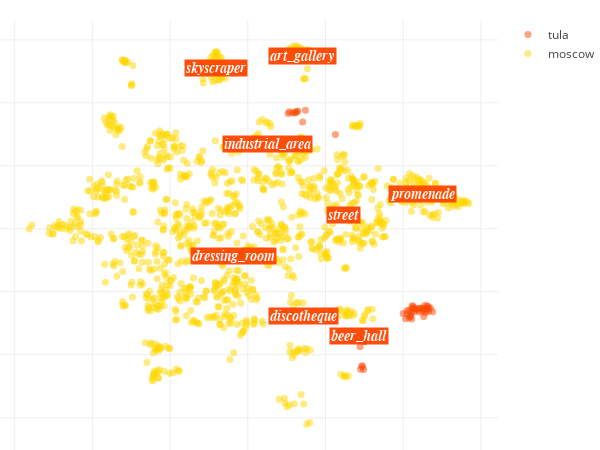

Notebook code cell kept with this figure:
### Code cell
locations_scatter(city_data, opposite_city_data)

### Figure 1 — Plotly figure (JSON) as saved in the notebook; plotly's stock layout.template omitted (floating-point values rounded to 4 significant figures; data arrays with more than 128 entries replaced by an {"elided": "..."} marker saying what was removed)
{"data": [{"hoverinfo": "text", "marker": {"color": "orangered", "opacity": 0.5, "size": 7}, "mode": "markers", "name": "tula", "text": ["ТурагентствоАэропорт<br>dressing_room, coffee_shop, bookstore", "Тульский Академическ...<br>television_studio, dressing_room, museum", "GRP Sweet Concept St...<br>coffee_shop, booth, dressing_room", "GRP Group<br>coffee_shop, dressing_room, beer_hall", "Старая Тульская апте...<br>beer_hall, dressing_room, art_gallery", "Томато Ресторан Пицц...<br>coffee_shop, dressing_room, beer_hall", "Кофе Культ на Красно...<br>coffee_shop, dressing_room, beer_hall", "Музей Тульского Прян...<br>bookstore, television_studio, library", "Паб 3 Сестры<br>beer_hall, bar, dressing_room", "Кофейня 38<br>coffee_shop, beer_hall, restaurant", "Кофейня Сова<br>coffee_shop, dressing_room, art_studio", "MR CUP на Советской<br>coffee_shop, dressing_room, restaurant", "Milk Jagger Coffee<br>coffee_shop, beer_hall, dressing_room", "Другое Дело ПАБ<br>beer_hall, coffee_shop, dressing_room", "Тульский Государстве...<br>television_studio, booth, promenade", "Шоколад<br>coffee_shop, beer_hall, dressing_room", "Кофейня Шоколад<br>coffee_shop, beer_hall, dressing_room", " ernovar Тула<br>beer_hall, coffee_shop, bar", "Saldens Taphouse<br>beer_hall, dressing_room, coffee_shop", "BARY на Красноармейс...<br>coffee_shop, dressing_room, promenade", "Музей Оружия Октябрь...<br>television_studio, museum, dressing_room", "Библиотека<br>television_studio, pub, bookstore", "Кафе Зерна<br>coffee_shop, dressing_room, discotheque", "Тульский Государстве...<br>television_studio, museum, promenade", "Школа Кофе Культ<br>coffee_shop, beer_hall, booth", "MR CUP на Толстого<br>coffee_shop, beer_hall, discotheque", "Кофе Культ<br>coffee_shop, dressing_room, discotheque", "BARY<br>coffee_shop, dressing_room, restaurant", "Espresso Bar Kaffein...<br>coffee_shop, dressing_room, beer_hall", "Boulangerie Paris<br>coffee_shop, dressing_room, booth", "Bary iskra<br>coffee_shop, dressing_room, beer_hall", "Кофейня Кофе и Люди<br>coffee_shop, beer_hall, martial_arts_gym", "Кофе Культ на Толсто...<br>coffee_shop, dressing_room, beer_hall", "Два пекаря<br>coffee_shop, dressing_room, booth", "Оружейный Музей<br>promenade, martial_arts_gym, television_studio", "Burger Heroes<br>coffee_shop, beer_hall, restaurant", "Музей Тульский пряни...<br>television_studio, dressing_room, museum", "BARY на Первомайской<br>coffee_shop, booth, dressing_room", "Два Пекаря<br>coffee_shop, dressing_room, museum", "BARY на Первомайской<br>coffee_shop, dressing_room, television_studio", "Тульская Чайная<br>coffee_shop, beer_hall, street", "Дабл би<br>coffee_shop, dressing_room, martial_arts_gym", "Кофе Культ на пр Лен...<br>coffee_shop, dressing_room, booth", "Кафе Сова<br>coffee_shop, dressing_room, art_studio", "Профит Отель<br>coffee_shop, dressing_room, beer_hall", "Тульский Музей Оружи...<br>television_studio, museum, promenade", "MR CUP на Советской<br>coffee_shop, dressing_room, martial_arts_gym", "Томато<br>beer_hall, dressing_room, coffee_shop", "Кофейный дом orus<br>coffee_shop, beer_hall, dressing_room", "Прокофий<br>coffee_shop, beer_hall, dressing_room", "Винный Погреб<br>beer_hall, dressing_room, bookstore"], "type": "scatter", "uid": "8460dee4-4298-11e9-967b-3c15c2cf2370", "x": [22.56, 10.69, 42.32, 42.85, 28.88, 42.19, 41.49, 14.83, 29.83, 45.66, 42.86, 41.91, 44.15, 30.11, 12.05, 45.91, 39.98, 29.53, 29.34, 47.0, 10.4, 12.87, 41.02, 12.46, 45.01, 45.37, 40.61, 44.35, 46.54, 43.66, 42.18, 42.55, 46.52, 44.72, 14.11, 45.27, 11.52, 45.81, 46.39, 46.1, 42.28, 43.93, 40.96, 41.54, 41.77, 12.46, 45.53, 30.05, 47.55, 42.86, 29.01], "y": [29.96, 37.19, -25.29, -25.47, -37.47, -28.67, -25.87, 37.65, -44.67, -26.64, -26.44, -27.56, -26.43, -35.78, 36.75, -26.02, -26.89, -43.75, -43.5, -25.12, 36.63, 37.42, -27.09, 37.08, -26.0, -25.29, -28.6, -25.28, -25.34, -25.79, -26.53, -24.69, -26.15, -25.18, 33.91, -27.83, 36.83, -25.33, -24.65, -24.54, -24.45, -25.2, -26.02, -28.23, -27.83, 37.08, -24.38, -35.77, -26.33, -25.17, -44.64]}, {"hoverinfo": "text", "marker": {"color": "gold", "opacity": 0.5, "size": 7}, "mode": "markers", "name": "moscow", "text": {"elided": "1184 str values"}, "type": "scatter", "uid": "8460e09c-4298-11e9-b3b8-3c15c2cf2370", "x": {"elided": "1184 float values"}, "y": {"elided": "1184 float values"}}], "layout": {"annotations": [{"bgcolor": "orangered", "font": {"color": "white", "family": "arial", "size": 14}, "opacity": 0.95, "showarrow": false, "text": "<i><b>street", "x": 24.69, "xanchor": "center", "y": 4.444}, {"bgcolor": "orangered", "font": {"color": "white", "family": "arial", "size": 14}, "opacity": 0.95, "showarrow": false, "text": "<i><b>discotheque", "x": 14.39, "xanchor": "center", "y": -27.8}, {"bgcolor": "orangered", "font": {"color": "white", "family": "arial", "size": 14}, "opacity": 0.95, "showarrow": false, "text": "<i><b>promenade", "x": 45.08, "xanchor": "center", "y": 11.07}, {"bgcolor": "orangered", "font": {"color": "white", "family": "arial", "size": 14}, "opacity": 0.95, "showarrow": false, "text": "<i><b>art_gallery", "x": 14.05, "xanchor": "center", "y": 54.85}, {"bgcolor": "orangered", "font": {"color": "white", "family": "arial", "size": 14}, "opacity": 0.95, "showarrow": false, "text": "<i><b>dressing_room", "x": -3.647, "xanchor": "center", "y": -8.702}, {"bgcolor": "orangered", "font": {"color": "white", "family": "arial", "size": 14}, "opacity": 0.95, "showarrow": false, "text": "<i><b>beer_hall", "x": 28.67, "xanchor": "center", "y": -34.01}, {"bgcolor": "orangered", "font": {"color": "white", "family": "arial", "size": 14}, "opacity": 0.95, "showarrow": false, "text": "<i><b>skyscraper", "x": -8.223, "xanchor": "center", "y": 51.03}, {"bgcolor": "orangered", "font": {"color": "white", "family": "arial", "size": 14}, "opacity": 0.95, "showarrow": false, "text": "<i><b>industrial_area", "x": 5.11, "xanchor": "center", "y": 26.85}], "height": 450, "hovermode": "closest", "margin": {"b": 0, "l": 0, "r": 30, "t": 20}, "width": 600, "xaxis": {"showticklabels": false, "zeroline": false}, "yaxis": {"showticklabels": false, "zeroline": false}}}
